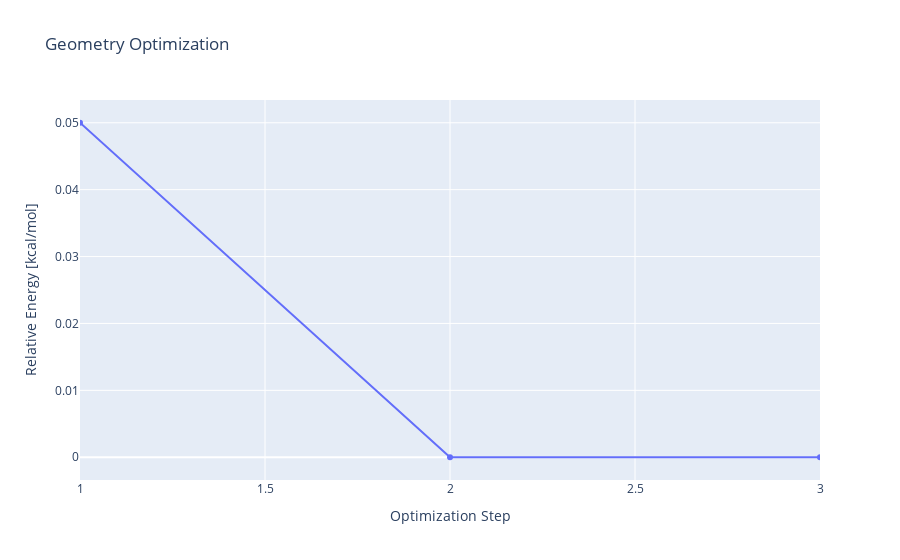
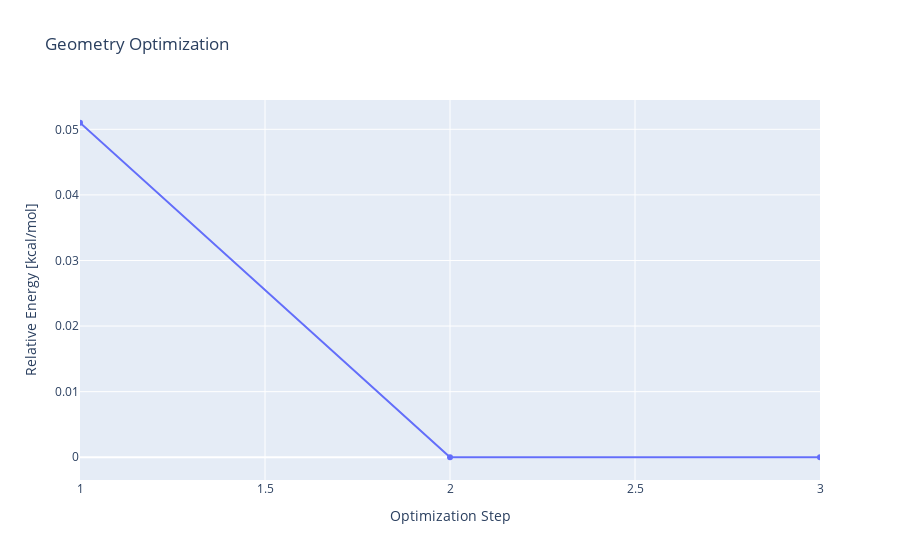
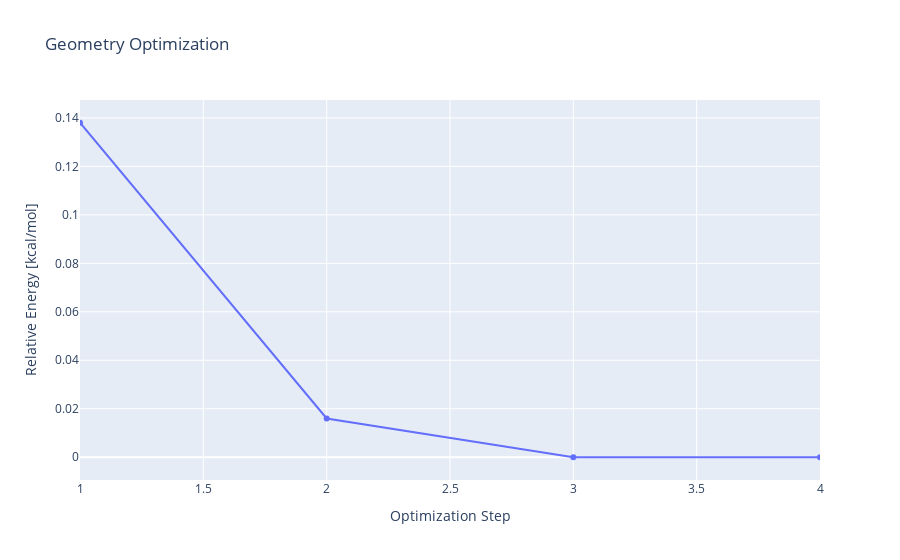
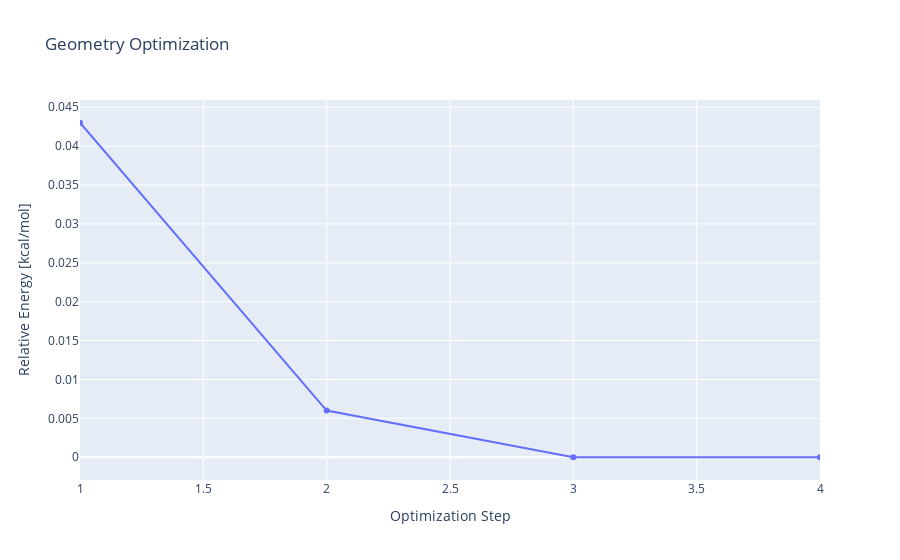

Notebook code for these charts, in order:
### Code cell
CH4_energies=[]

for LoT in LoTs:
    optimisation=workflow(ds_mols,'CH4',LoT)
    optimisation.add_specification()
    optimisation.setup_molecule()
    optimisation.compute_molecule('basic_small')
    print(optimisation.get_results()[1].show_history())
    CH4_energies.append((optimisation.get_results()[1].energies[-1]))
  
    
    

       
print(CH4_energies)

### Figure 1 — Plotly figure (JSON) as saved in the notebook; plotly's stock layout.template omitted (floating-point values rounded to 4 significant figures)
{"data": [{"mode": "lines+markers", "type": "scatter", "x": [1, 2, 3], "y": [0.05, 0, 0]}], "layout": {"title": {"text": "Geometry Optimization"}, "xaxis": {"range": [1, 3], "title": {"text": "Optimization Step"}}, "yaxis": {"title": {"text": "Relative Energy [kcal/mol]"}, "zeroline": true}}}

### Figure 2 — Plotly figure (JSON) as saved in the notebook; plotly's stock layout.template omitted (floating-point values rounded to 4 significant figures)
{"data": [{"mode": "lines+markers", "type": "scatter", "x": [1, 2, 3], "y": [0.051, 0, 0]}], "layout": {"title": {"text": "Geometry Optimization"}, "xaxis": {"range": [1, 3], "title": {"text": "Optimization Step"}}, "yaxis": {"title": {"text": "Relative Energy [kcal/mol]"}, "zeroline": true}}}

### Figure 3 — Plotly figure (JSON) as saved in the notebook; plotly's stock layout.template omitted (floating-point values rounded to 4 significant figures)
{"data": [{"mode": "lines+markers", "type": "scatter", "x": [1, 2, 3, 4], "y": [0.138, 0.016, 0, 0]}], "layout": {"title": {"text": "Geometry Optimization"}, "xaxis": {"range": [1, 4], "title": {"text": "Optimization Step"}}, "yaxis": {"title": {"text": "Relative Energy [kcal/mol]"}, "zeroline": true}}}

### Figure 4 — Plotly figure (JSON) as saved in the notebook; plotly's stock layout.template omitted (floating-point values rounded to 4 significant figures)
{"data": [{"mode": "lines+markers", "type": "scatter", "x": [1, 2, 3, 4], "y": [0.043, 0.006, 0, 0]}], "layout": {"title": {"text": "Geometry Optimization"}, "xaxis": {"range": [1, 4], "title": {"text": "Optimization Step"}}, "yaxis": {"title": {"text": "Relative Energy [kcal/mol]"}, "zeroline": true}}}
